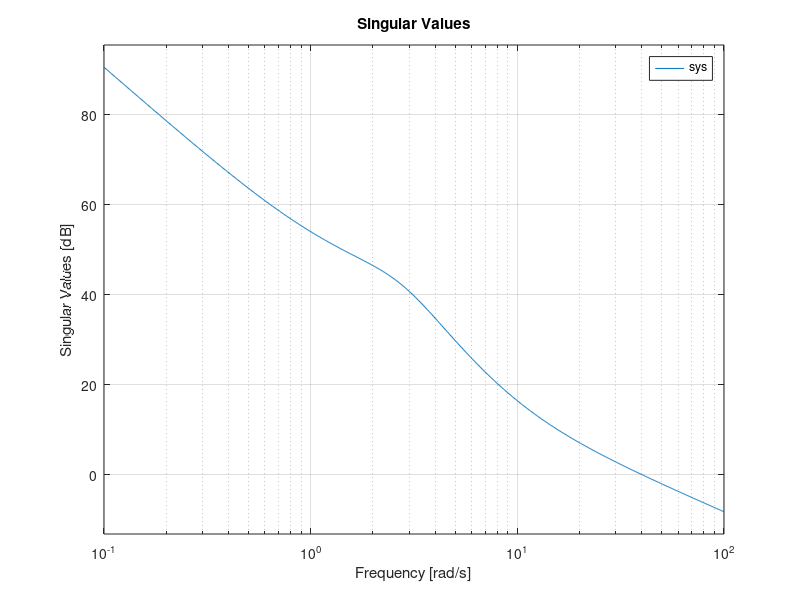

Recreate this plot in MATLAB. (Note: this script raises an error after producing the figure.)
clear all; close all; clc;

%% DATI

% x1 = angle of attack
% x2 = pitch angle
% x3 = pitch rate
% x4 = altitude
% y1 = pitch angle
% y2 = altitude
% y3 = speed

% Matrici del sistema
A = [-1.2822 0 0.98 0; 0 0 1 0; -5.4293 0 -1.8366 0; -128.2 128.2 0 0];
B = [-0.3 0 -17 0]';
C = [0 1 0 0; 0 0 0 1; -128.2 128.2 0 0];
D = [0 0 0]';
sys = ss(A,B,C,D);

% Condizioni iniziali sugli stati:
x0 = [deg2rad(0) deg2rad(-15) 0 200];

% Settare gli stati di riferimento per evitare i warning:
x_ref = [0 0 0 0]';

% Vincoli sull'ingresso U
sat_max = deg2rad(15); sat_min = deg2rad(-15);
% Vincoli sullo stato X2
x2_min = deg2rad(-20); x2_max = deg2rad(20);
% Vincoli sullo stato X4
over_shot_constraint = -0.01 * x0(4);
% Vincoli sullo slew rate dell'ingresso U
slewrateMax = deg2rad(30); slewrateMin = deg2rad(-30);

% Per vedere se il sistema è internamente stabile
poles_openloop = eig(A);
if real(poles_openloop) < 0
    fprintf('OPEN LOOP SYSTEM STABILE\n\n')
else
    fprintf('OPEN LOOP SYSTEM INSTABILE\n\n')
end

% Per vedere se il sistema è completamente osservabile e raggiungibile
if((rank(obsv(sys)) == size(A,1)) && rank(ctrb(sys)) == size(A,1))
    fprintf('SISTEMA OSSERVABILE E RAGGIUNGIBILE\n\n')
end

% Per rendere visibili tutti gli stati in uscita
C_states = eye(4);
D_states = [0; 0; 0; 0];

tsim = 10;

%% ES.1 LQR TEMPO CONTINUO

% Tentativo 1 (PITCH ANGLE > |20°|)
Q1 = 1*eye(4); R1 = 1;
[Klqr1, P1, CLP1] = lqr(A,B,Q1,R1); % CLOSED LOOP SYSTEM A.S.
% Tentativo 2 (PITCH ANGLE > |20°|)
Q2 = 100*eye(4); R2 = 1;
[Klqr2, P2, CLP2] = lqr(A,B,Q2,R2); % CLOSED LOOP SYSTEM A.S.
% Tentativo 3 (PITCH ANGLE > |20°|)
Q3 = eye(4); R3 = 100;
[Klqr3, P3, CLP3] = lqr(A,B,Q3,R3); % CLOSED LOOP SYSTEM A.S.
% Tentativo 4 (PITCH ANGLE < |20°|)
Q4 = 0.01*eye(4); R4 = 100;
[Klqr4, P4, CLP4] = lqr(A,B,Q4,R4); % CLOSED LOOP SYSTEM A.S.

% open('LQR_comparison') % ------------------------------------------------
% sim('LQR_comparison') % -------------------------------------------------
% keyboard % --------------------------------------------------------------

Klqr_LQ = Klqr4; Q_LQ = Q4; R_LQ = R4; P_LQ = P4;

%% ES.2 LQR TEMPO DISCRETO

% Per trovare il periodo di campionamento
sigma(sys)
grid on
hold on
SingularValues = findobj(gca, 'Type', 'line');
x = get(SingularValues, 'Xdata');
pulse = x{2,1};
y = get(SingularValues, 'Ydata');
module = y{2,1};
zero_dB = 0;
w_taglio = pchip(module,pulse,zero_dB); % 40.1521 [rad/s]
plot(w_taglio,zero_dB,'*','color','r','LineWidth',1)
legend('Singular Values','w_B')

% w_s > 2*w_taglio --> (2*pi)/T_s > 2*w_taglio --> T_s < pi/w_taglio con
% w_taglio = 2*pi/T_taglio --> T_s < T_taglio/2
T_taglio = 2*pi/w_taglio;
Ts = 0.5*(T_taglio/2);

slewrateMax = slewrateMax * Ts; slewrateMin = slewrateMin * Ts;

% Trasforma il sistema da continuo a discreto
sysd = c2d(sys,Ts);

Q_d = Q_LQ; R_d = R_LQ;
[Klqr_d, P_d, CLP_d] = dlqr(sysd.A,sysd.B,Q_d,R_d);
% open('LQR_discrete') % --------------------------------------------------
% sim('LQR_discrete') % ---------------------------------------------------
% keyboard % --------------------------------------------------------------

%% ES.3 MPC SENZA VINCOLI

Q_MPC = Q_d; R_MPC = R_d; P_MPC = Q_d;

SetN = [20 30 90];
N = SetN(3);

% open('MPC_noConstraints') % ---------------------------------------------
% sim('MPC_noConstraints') % ----------------------------------------------
% keyboard % --------------------------------------------------------------

P_MPC = P_d;
N = 1;

% open('MPC_noConstraints_opt') % -----------------------------------------
% sim('MPC_noConstraints_opt') % ------------------------------------------
% keyboard % --------------------------------------------------------------

N = SetN(3);

%% ES.4 MPC CON VINCOLI SU INGRESSO

%{
    Vincoli sull'ingresso U
    sat_max = deg2rad(15); sat_min = deg2rad(-15);
%}

% open('MPC_InputConstraints') % ------------------------------------------
% sim('MPC_InputConstraints') % -------------------------------------------
% keyboard % --------------------------------------------------------------

%{
    1) Is it still working?
        Sì
    2) Does it better than the LQR?
        E' leggermente migliore in quanto regola le sue azioni ottimali,
        tenendo conto dei limiti di saturazione, mentre l'LQ calcola le
        azioni ottimali e solo dopo le satura.
%}

Q_d = 100*Q_LQ; R_d = R_LQ;
[Klqr_d, P_d, CLP_d] = dlqr(sysd.A,sysd.B,Q_d,R_d);
Q_MPC = Q_d; R_MPC = R_d; P_MPC = P_d;

% open('MPC_InputConstraints') % ------------------------------------------
% sim('MPC_InputConstraints') % -------------------------------------------
% keyboard % --------------------------------------------------------------

%{
    3) How does it behave when you try to make it more aggressive?
        Aumentando la Q, quindi aumentando l'utilizzo del regolatore (le U
        aumentano), i due controllori peggiorano entrambi ed aumenta la
        differenza tra l'MPC e l'LQ
%}

% Li rimetto come prima
Q_d = Q_LQ; R_d = R_LQ;
[Klqr_d, P_d, CLP_d] = dlqr(sysd.A,sysd.B,Q_d,R_d);
Q_MPC = Q_d; R_MPC = R_d; P_MPC = P_d;

%% ES.5 MPC CON VINCOLI SU INGRESSO E X2

%{
    Se si utilizza la P_d (opt solution discreto) non funziona. Perchè?
    IDEA: Se fosse uguale alla soluzione ottimale, fin da subito (N = 1)
    allora i vincoli sul pitch angle non sarebbero rispettati (guarda il
    grafico sottostante)
%}

% open('MPC_X2Constraints') % ---------------------------------------------
% sim('MPC_X2Constraints') % ----------------------------------------------
% keyboard % --------------------------------------------------------------

%% ES.6 MPC CON VINCOLI SU INGRESSO, X2 E X4

%{
    overshot = - 1% * x4(0)
    x4(0) > 0  -->  x4(t) > overshot  --> -x4(t) < -overshot
    x4(0) < 0  -->  x4(t) < overshot
    -sign(x4(0))*x4(t) < -sign(x4(0))*overshot
    x4(0) = 200 --> -x4(t) < -overshot --> x4(t) > overshot
    x4(0) = -200 --> x4(t) < overshot
%}

% open('MPC_X4Constraints') % ---------------------------------------------
% sim('MPC_X4Constraints') % ----------------------------------------------
% keyboard % --------------------------------------------------------------

%% ES.7 MPC CON VINCOLI SU INGRESSO, X2, X4 E SLEW RATE DELL'INGRESSO

% open('MPC_AllConstraints') % --------------------------------------------
% sim('MPC_AllConstraints') % ---------------------------------------------
% keyboard % --------------------------------------------------------------

%% ES.8 KALMAN FILTER

tsim = 20;

x0K = [deg2rad(0) deg2rad(-20) 0 250]; % initial guess for x0

% set power of v_x=0.01 in simulink block
power_vx = 1e-3;
% set power of v_y=0.001 in simulink block
power_vy = 1e-2;

B_noise = [sysd.B ones(size(sysd.B,1),1)];
D_noise = [D_states zeros(size(D_states,1),1)];

% set Kalman filter parameters
NK = zeros(4,3); % covariance v_x,v_y
QK = blkdiag(1,1,1,1); % variance of v_x
RK = 0.001*blkdiag(1,1,1); % variance of v_y

% open('MPC_KF') % ----------------------------------------------------------
% sim('MPC_KF') % -----------------------------------------------------------
% keyboard % ----------------------------------------------------------------

QK = blkdiag(1,1,1,1); % variance of v_x
RK = 10*blkdiag(1,1,1); % variance of v_y

% open('MPC_KF') % ----------------------------------------------------------
% sim('MPC_KF') % -----------------------------------------------------------